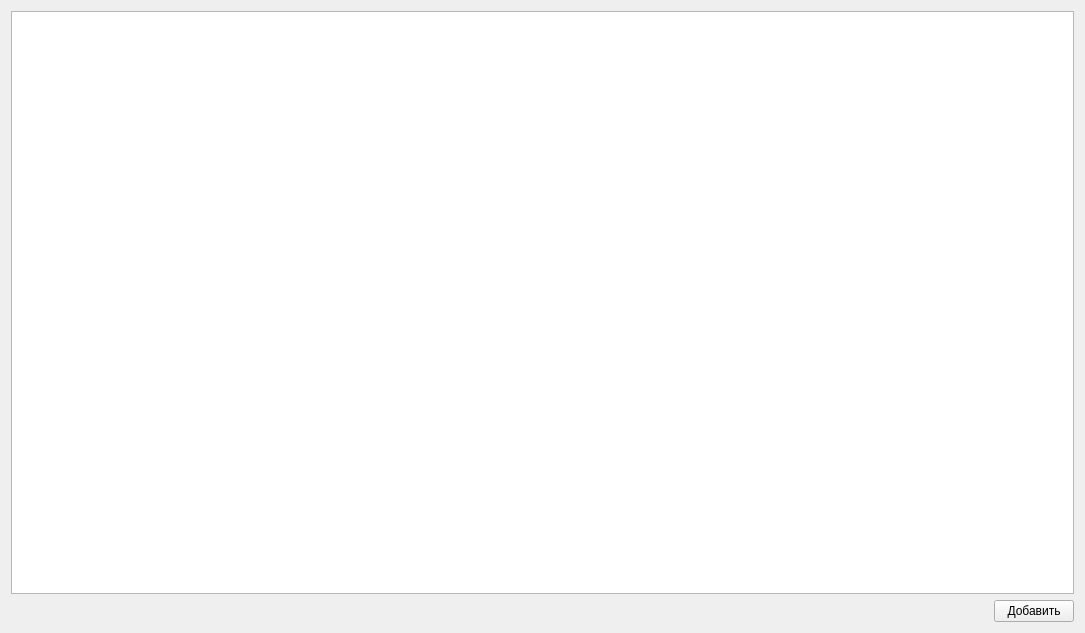
<?xml version="1.0" encoding="UTF-8"?>
<ui version="4.0">
 <class>FormEducationWork</class>
 <widget class="QWidget" name="FormEducationWork">
  <property name="geometry">
   <rect>
    <x>0</x>
    <y>0</y>
    <width>1085</width>
    <height>633</height>
   </rect>
  </property>
  <property name="windowTitle">
   <string>Form</string>
  </property>
  <layout class="QVBoxLayout" name="verticalLayout_2">
   <item>
    <layout class="QVBoxLayout" name="verticalLayout">
     <property name="spacing">
      <number>0</number>
     </property>
     <item>
      <widget class="EducationHeader" name="w_edHeader" native="true"/>
     </item>
     <item>
      <widget class="QListWidget" name="lw_educationWork">
       <property name="font">
        <font>
         <pointsize>8</pointsize>
        </font>
       </property>
       <property name="editTriggers">
        <set>QAbstractItemView::NoEditTriggers</set>
       </property>
       <property name="showDropIndicator" stdset="0">
        <bool>false</bool>
       </property>
       <property name="selectionMode">
        <enum>QAbstractItemView::NoSelection</enum>
       </property>
       <property name="verticalScrollMode">
        <enum>QAbstractItemView::ScrollPerPixel</enum>
       </property>
       <property name="horizontalScrollMode">
        <enum>QAbstractItemView::ScrollPerPixel</enum>
       </property>
       <property name="resizeMode">
        <enum>QListView::Fixed</enum>
       </property>
       <property name="spacing">
        <number>0</number>
       </property>
       <property name="viewMode">
        <enum>QListView::ListMode</enum>
       </property>
      </widget>
     </item>
    </layout>
   </item>
   <item>
    <layout class="QHBoxLayout" name="horizontalLayout">
     <item>
      <spacer name="horizontalSpacer">
       <property name="orientation">
        <enum>Qt::Horizontal</enum>
       </property>
       <property name="sizeHint" stdset="0">
        <size>
         <width>40</width>
         <height>20</height>
        </size>
       </property>
      </spacer>
     </item>
     <item>
      <widget class="QPushButton" name="btn_add">
       <property name="text">
        <string>Добавить</string>
       </property>
      </widget>
     </item>
    </layout>
   </item>
  </layout>
 </widget>
 <customwidgets>
  <customwidget>
   <class>EducationHeader</class>
   <extends>QWidget</extends>
   <header>educationwork/educationheader.h</header>
   <container>1</container>
  </customwidget>
 </customwidgets>
 <resources/>
 <connections/>
</ui>
